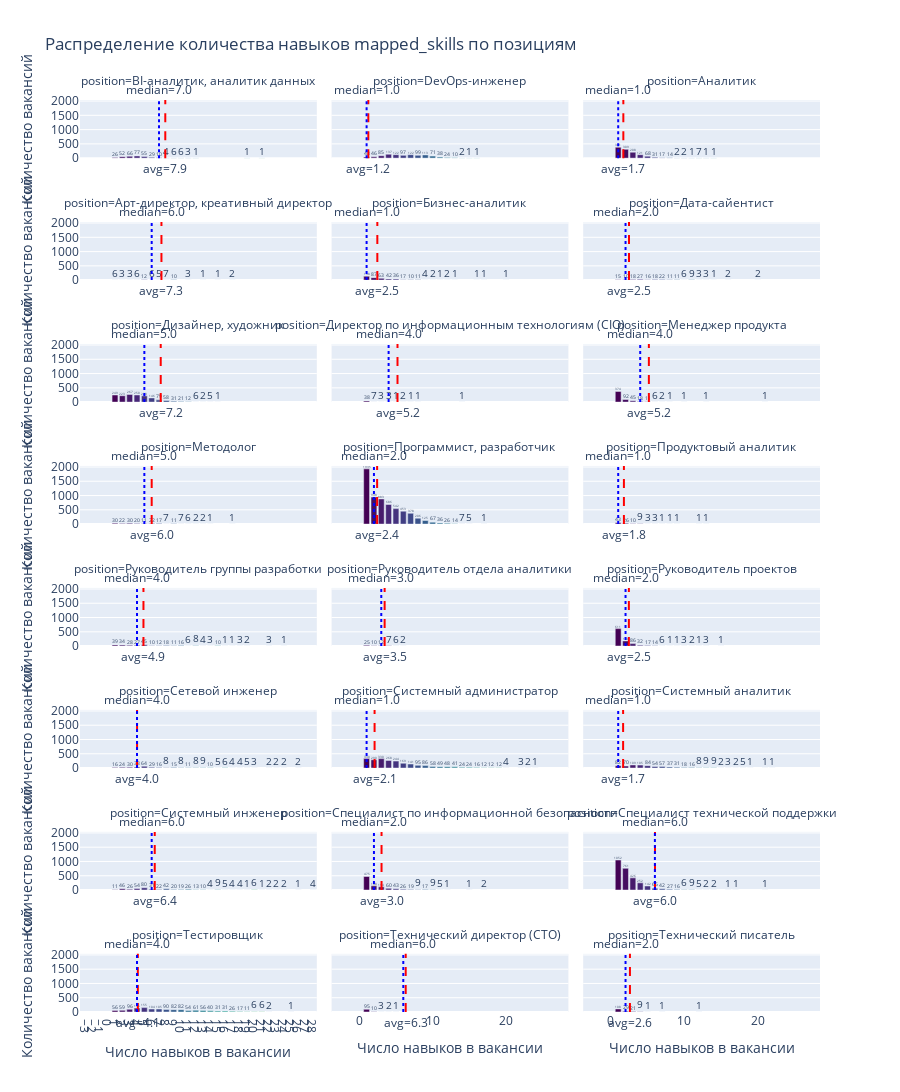

The cell this chart's notebook holds for it:
### Code cell
# Добавляем колонку с числом навыков mapped_skills_filtered
df_train_result['skills_count'] = df_train_result['mapped_skills_filtered'].apply(
    lambda x: len(x) if isinstance(x, list) else 0
)

# Считаем распределение в разрезе position
skills_dist_pos = (
    df_train_result.groupby(['position', 'skills_count'])
    .size()
    .reset_index(name='Число вакансий')
)

# Среднее и медианное число навыков на вакансию по каждой позиции
stats_skills_per_position = (
    df_train_result.groupby('position')['skills_count']
    .agg(['mean', 'median'])
    .reset_index()
    .rename(columns={'mean': 'avg_skills_count', 'median': 'median_skills_count'})
)

# Строим интерактивный график с разрезом по position
fig = px.bar(
    skills_dist_pos,
    x='skills_count',
    y='Число вакансий',
    color='skills_count',
    facet_col='position',  # отдельный график на каждую позицию
    facet_col_wrap=3,      # число графиков в ряд
    title='Распределение количества навыков mapped_skills по позициям',
    labels={'skills_count': 'Число навыков в вакансии', 'Число вакансий': 'Количество вакансий'},
    text='Число вакансий',
    color_continuous_scale='Viridis'
)

# Добавляем подписи на колонках
fig.update_traces(texttemplate='%{text}', textposition='outside')




# Настройки отображения
fig.update_layout(
    hovermode="x",
    xaxis=dict(tickmode='linear'),
    coloraxis_showscale=False,
    height=2400
)

# Добавляем среднее и медиану как линии на каждый график
for i, pos in enumerate(stats_skills_per_position['position'].unique()):
    avg_val = stats_skills_per_position.loc[
        stats_skills_per_position['position'] == pos, 'avg_skills_count'
    ].values[0]
    median_val = stats_skills_per_position.loc[
        stats_skills_per_position['position'] == pos, 'median_skills_count'
    ].values[0]

    # Среднее - красная пунктирная линия
    fig.add_vline(
        x=avg_val,
        line_dash="dash",
        line_color="red",
        annotation_text=f"avg={avg_val:.1f}",
        annotation_position="bottom",
        row=(i // 3) + 1,
        col=(i % 3) + 1
    )

    # Медиана - синяя пунктирная линия
    fig.add_vline(
        x=median_val,
        line_dash="dot",
        line_color="blue",
        annotation_text=f"median={median_val:.1f}",
        annotation_position="top",
        row=(i // 3) + 1,
        col=(i % 3) + 1
    )

for anno in fig.layout.annotations:
    if 'position=' in anno.text:  # проверка, что это подпись position
        anno.y += 0.01  # поднимаем чуть выше
        
        
fig.show()
